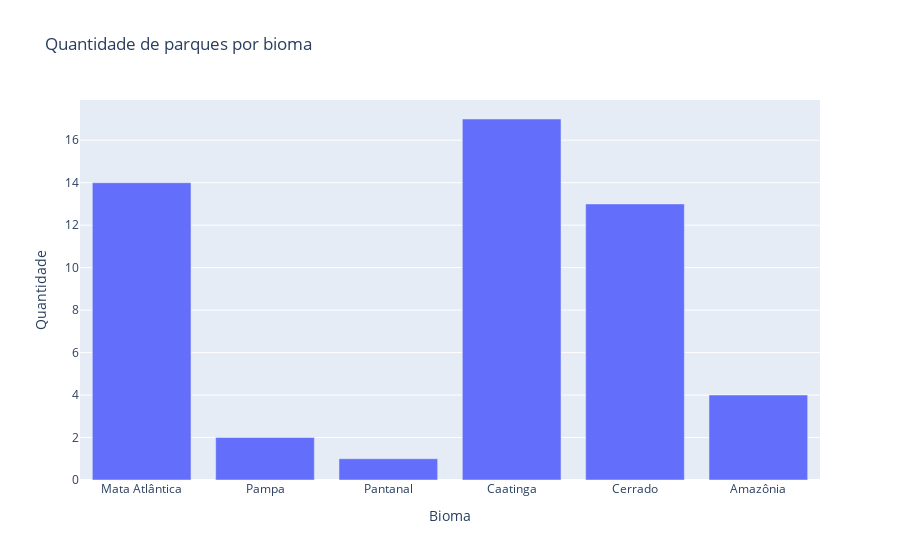

The cell this chart's notebook holds for it:
### Code cell
contagem = []
for coluna in tabela.columns[3:]:
    contagem.append(tabela[coluna].sum())
grafico = pd.DataFrame({'Bioma': tabela.columns[3:], 'Quantidade': contagem})
grafico = px.bar(grafico, x='Bioma', y='Quantidade', title='Quantidade de parques por bioma')
grafico.show()

### Figure 1 — Plotly figure (JSON) as saved in the notebook; plotly's stock layout.template omitted (floating-point values rounded to 4 significant figures)
{"data": [{"alignmentgroup": "True", "hovertemplate": "Bioma=%{x}<br>Quantidade=%{y}<extra></extra>", "legendgroup": "", "marker": {"color": "#636efa", "pattern": {"shape": ""}}, "name": "", "offsetgroup": "", "orientation": "v", "showlegend": false, "textposition": "auto", "type": "bar", "x": ["Mata Atlântica", "Pampa", "Pantanal", "Caatinga", "Cerrado", "Amazônia"], "xaxis": "x", "y": [14, 2, 1, 17, 13, 4], "yaxis": "y"}], "layout": {"barmode": "relative", "legend": {"tracegroupgap": 0}, "title": {"text": "Quantidade de parques por bioma"}, "xaxis": {"anchor": "y", "domain": [0, 1], "title": {"text": "Bioma"}}, "yaxis": {"anchor": "x", "domain": [0, 1], "title": {"text": "Quantidade"}}}}
